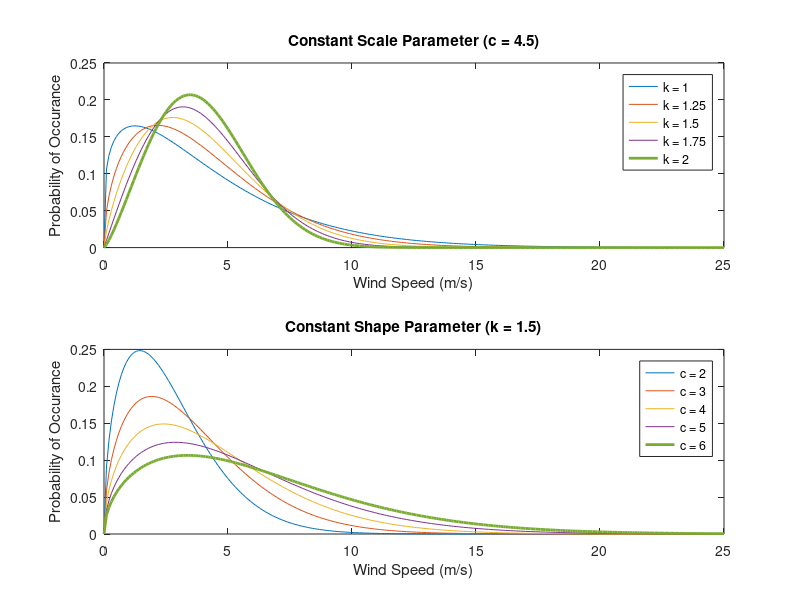

Source code (MATLAB):
clear
clc

v = 0:0.1:25;
[a b] = size(v);

f1 = zeros([1 b]);
f2 = zeros([1 b]);
f3 = zeros([1 b]);
f4 = zeros([1 b]);
f5 = zeros([1 b]);


f = [f1;f2;f3;f4;f5];

    for i = 1:5
         k = 1 + (i * 0.25);
         c = 4.5;

         f(i,:) = (k/c)*(v./c).^(k-1).*exp(-(v./c).^k);
    end
    
g1 = zeros([1 b]);
g2 = zeros([1 b]);
g3 = zeros([1 b]);
g4 = zeros([1 b]);
g5 = zeros([1 b]);


g = [g1;g2;g3;g4;g5];

    for j = 1:5
         k = 1.5;
         c = 2 + j;

         g(j,:) = (k/c)*(v./c).^(k-1).*exp(-(v./c).^k);
    end

subplot(2,1,1)
plot(v,f(1,:),v,f(2,:),v,f(3,:),v,f(4,:),v,f(5,:),'Linewidth',2)
title('Constant Scale Parameter (c = 4.5)')
legend('k = 1','k = 1.25','k = 1.5','k = 1.75','k = 2')
xlabel('Wind Speed (m/s)')
ylabel('Probability of Occurance')

subplot(2,1,2)
plot(v,g(1,:),v,g(2,:),v,g(3,:),v,g(4,:),v,g(5,:),'Linewidth',2)
title('Constant Shape Parameter (k = 1.5)')
legend('c = 2','c = 3','c = 4','c = 5','c = 6')
xlabel('Wind Speed (m/s)')
ylabel('Probability of Occurance')